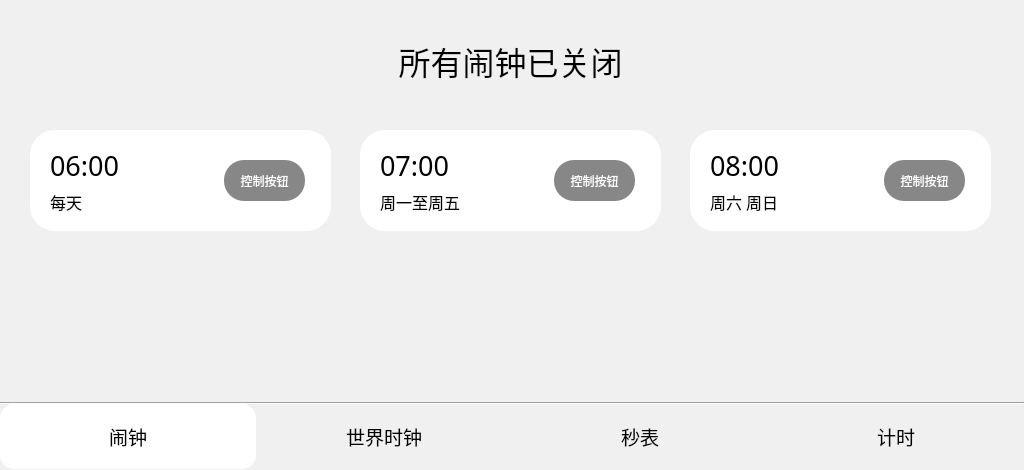
<?xml version="1.0" encoding="UTF-8"?>
<ui version="4.0">
 <class>Clock</class>
 <widget class="QWidget" name="Clock">
  <property name="geometry">
   <rect>
    <x>0</x>
    <y>0</y>
    <width>1024</width>
    <height>470</height>
   </rect>
  </property>
  <property name="minimumSize">
   <size>
    <width>1024</width>
    <height>470</height>
   </size>
  </property>
  <property name="maximumSize">
   <size>
    <width>1024</width>
    <height>470</height>
   </size>
  </property>
  <property name="windowTitle">
   <string>Form</string>
  </property>
  <property name="styleSheet">
   <string notr="true">background-color: rgb(240, 240, 240);</string>
  </property>
  <widget class="QWidget" name="backgroundWidget" native="true">
   <property name="geometry">
    <rect>
     <x>0</x>
     <y>0</y>
     <width>1024</width>
     <height>470</height>
    </rect>
   </property>
   <property name="minimumSize">
    <size>
     <width>1024</width>
     <height>470</height>
    </size>
   </property>
   <property name="maximumSize">
    <size>
     <width>1024</width>
     <height>470</height>
    </size>
   </property>
   <property name="styleSheet">
    <string notr="true">background-color: rgb(240, 240, 240);</string>
   </property>
   <widget class="QStackedWidget" name="clockStackedWidget">
    <property name="geometry">
     <rect>
      <x>0</x>
      <y>0</y>
      <width>1024</width>
      <height>400</height>
     </rect>
    </property>
    <property name="minimumSize">
     <size>
      <width>1024</width>
      <height>400</height>
     </size>
    </property>
    <property name="maximumSize">
     <size>
      <width>1024</width>
      <height>400</height>
     </size>
    </property>
    <property name="styleSheet">
     <string notr="true">background-color: transparent;

</string>
    </property>
    <widget class="QWidget" name="alarmPage">
     <widget class="QLabel" name="currentEnableAlarmLabel">
      <property name="geometry">
       <rect>
        <x>380</x>
        <y>40</y>
        <width>261</width>
        <height>41</height>
       </rect>
      </property>
      <property name="font">
       <font>
        <family>MiSans</family>
        <pointsize>24</pointsize>
       </font>
      </property>
      <property name="text">
       <string>所有闹钟已关闭</string>
      </property>
      <property name="alignment">
       <set>Qt::AlignCenter</set>
      </property>
     </widget>
     <widget class="QWidget" name="undefineWidget1" native="true">
      <property name="geometry">
       <rect>
        <x>30</x>
        <y>130</y>
        <width>301</width>
        <height>101</height>
       </rect>
      </property>
      <property name="styleSheet">
       <string notr="true">background-color: rgb(255, 255, 255);
border: none;
border-radius: 25px;</string>
      </property>
      <widget class="QLabel" name="alarmTimeLabel1">
       <property name="geometry">
        <rect>
         <x>20</x>
         <y>20</y>
         <width>91</width>
         <height>31</height>
        </rect>
       </property>
       <property name="font">
        <font>
         <family>MiSans</family>
         <pointsize>20</pointsize>
        </font>
       </property>
       <property name="text">
        <string>06:00</string>
       </property>
      </widget>
      <widget class="QLabel" name="alarmDayLabel1">
       <property name="geometry">
        <rect>
         <x>20</x>
         <y>61</y>
         <width>111</width>
         <height>21</height>
        </rect>
       </property>
       <property name="font">
        <font>
         <family>MiSans</family>
         <pointsize>12</pointsize>
        </font>
       </property>
       <property name="text">
        <string>每天</string>
       </property>
      </widget>
      <widget class="QPushButton" name="alarmPushButton1">
       <property name="geometry">
        <rect>
         <x>194</x>
         <y>30</y>
         <width>81</width>
         <height>41</height>
        </rect>
       </property>
       <property name="font">
        <font>
         <family>MiSans</family>
        </font>
       </property>
       <property name="styleSheet">
        <string notr="true">background-color: rgb(135, 135, 135);
border: none;
color: white;
border-radius: 20px;</string>
       </property>
       <property name="text">
        <string>控制按钮</string>
       </property>
      </widget>
     </widget>
     <widget class="QWidget" name="undefineWidget2" native="true">
      <property name="geometry">
       <rect>
        <x>360</x>
        <y>130</y>
        <width>301</width>
        <height>101</height>
       </rect>
      </property>
      <property name="styleSheet">
       <string notr="true">background-color: rgb(255, 255, 255);
border: none;
border-radius: 25px;</string>
      </property>
      <widget class="QLabel" name="alarmTimeLabel2">
       <property name="geometry">
        <rect>
         <x>20</x>
         <y>20</y>
         <width>91</width>
         <height>31</height>
        </rect>
       </property>
       <property name="font">
        <font>
         <family>MiSans</family>
         <pointsize>20</pointsize>
        </font>
       </property>
       <property name="text">
        <string>07:00</string>
       </property>
      </widget>
      <widget class="QLabel" name="alarmDayLabel2">
       <property name="geometry">
        <rect>
         <x>20</x>
         <y>61</y>
         <width>111</width>
         <height>21</height>
        </rect>
       </property>
       <property name="font">
        <font>
         <family>MiSans</family>
         <pointsize>12</pointsize>
        </font>
       </property>
       <property name="text">
        <string>周一至周五</string>
       </property>
      </widget>
      <widget class="QPushButton" name="alarmPushButton2">
       <property name="geometry">
        <rect>
         <x>194</x>
         <y>30</y>
         <width>81</width>
         <height>41</height>
        </rect>
       </property>
       <property name="font">
        <font>
         <family>MiSans</family>
        </font>
       </property>
       <property name="styleSheet">
        <string notr="true">background-color: rgb(135, 135, 135);
border: none;
color: white;
border-radius: 20px;</string>
       </property>
       <property name="text">
        <string>控制按钮</string>
       </property>
      </widget>
     </widget>
     <widget class="QWidget" name="undefineWidget3" native="true">
      <property name="geometry">
       <rect>
        <x>690</x>
        <y>130</y>
        <width>301</width>
        <height>101</height>
       </rect>
      </property>
      <property name="styleSheet">
       <string notr="true">background-color: rgb(255, 255, 255);
border: none;
border-radius: 25px;</string>
      </property>
      <widget class="QLabel" name="alarmTimeLabel3">
       <property name="geometry">
        <rect>
         <x>20</x>
         <y>20</y>
         <width>91</width>
         <height>31</height>
        </rect>
       </property>
       <property name="font">
        <font>
         <family>MiSans</family>
         <pointsize>20</pointsize>
        </font>
       </property>
       <property name="text">
        <string>08:00</string>
       </property>
      </widget>
      <widget class="QLabel" name="alarmDayLabel3">
       <property name="geometry">
        <rect>
         <x>20</x>
         <y>61</y>
         <width>121</width>
         <height>21</height>
        </rect>
       </property>
       <property name="font">
        <font>
         <family>MiSans</family>
         <pointsize>12</pointsize>
        </font>
       </property>
       <property name="text">
        <string>周六 周日</string>
       </property>
      </widget>
      <widget class="QPushButton" name="alarmPushButton3">
       <property name="geometry">
        <rect>
         <x>194</x>
         <y>30</y>
         <width>81</width>
         <height>41</height>
        </rect>
       </property>
       <property name="font">
        <font>
         <family>MiSans</family>
        </font>
       </property>
       <property name="styleSheet">
        <string notr="true">background-color: rgb(135, 135, 135);
border: none;
color: white;
border-radius: 20px;</string>
       </property>
       <property name="text">
        <string>控制按钮</string>
       </property>
      </widget>
     </widget>
    </widget>
    <widget class="QWidget" name="clockPage">
     <widget class="QPushButton" name="updateTimePushButton">
      <property name="geometry">
       <rect>
        <x>360</x>
        <y>300</y>
        <width>301</width>
        <height>81</height>
       </rect>
      </property>
      <property name="font">
       <font>
        <family>MiSans</family>
        <pointsize>18</pointsize>
       </font>
      </property>
      <property name="focusPolicy">
       <enum>Qt::NoFocus</enum>
      </property>
      <property name="styleSheet">
       <string notr="true">QPushButton#updateTimePushButton {
	border: none;
	background-color: white;
	border-radius: 20px;
}

QPushButton#updateTimePushButton:pressed {
	border: none;
	background-color: rgb(194, 194, 194);
	border-radius: 20px;
}</string>
      </property>
      <property name="text">
       <string>立即更新当前时间</string>
      </property>
      <property name="icon">
       <iconset resource="../icons.qrc">
        <normaloff>:/Icons/clock/Icons/refreshTime.png</normaloff>:/Icons/clock/Icons/refreshTime.png</iconset>
      </property>
      <property name="iconSize">
       <size>
        <width>30</width>
        <height>30</height>
       </size>
      </property>
     </widget>
    </widget>
    <widget class="QWidget" name="stopWatchPage">
     <widget class="QLabel" name="timeLabel1">
      <property name="geometry">
       <rect>
        <x>349</x>
        <y>21</y>
        <width>221</width>
        <height>64</height>
       </rect>
      </property>
      <property name="font">
       <font>
        <family>MiSans</family>
        <pointsize>36</pointsize>
       </font>
      </property>
      <property name="styleSheet">
       <string notr="true">QLabel#timeLabel1{
	background-color: transparent;
}</string>
      </property>
      <property name="text">
       <string>00:00:00</string>
      </property>
      <property name="alignment">
       <set>Qt::AlignCenter</set>
      </property>
     </widget>
     <widget class="QPushButton" name="startPushButton">
      <property name="geometry">
       <rect>
        <x>420</x>
        <y>300</y>
        <width>181</width>
        <height>81</height>
       </rect>
      </property>
      <property name="font">
       <font>
        <family>MiSans</family>
        <pointsize>14</pointsize>
       </font>
      </property>
      <property name="focusPolicy">
       <enum>Qt::NoFocus</enum>
      </property>
      <property name="styleSheet">
       <string notr="true">QPushButton#startPushButton {
	border: none;
	background-color: white;
	border-radius: 20px;
}

QPushButton#startPushButton:pressed {
	border: none;
	background-color: rgb(194, 194, 194);
	border-radius: 20px;
}</string>
      </property>
      <property name="text">
       <string/>
      </property>
      <property name="icon">
       <iconset resource="../icons.qrc">
        <normaloff>:/Icons/clock/Icons/start.png</normaloff>:/Icons/clock/Icons/start.png</iconset>
      </property>
      <property name="iconSize">
       <size>
        <width>60</width>
        <height>60</height>
       </size>
      </property>
     </widget>
     <widget class="QPushButton" name="controlPushButton1">
      <property name="geometry">
       <rect>
        <x>390</x>
        <y>300</y>
        <width>80</width>
        <height>80</height>
       </rect>
      </property>
      <property name="font">
       <font>
        <family>MiSans</family>
        <pointsize>14</pointsize>
       </font>
      </property>
      <property name="focusPolicy">
       <enum>Qt::NoFocus</enum>
      </property>
      <property name="styleSheet">
       <string notr="true">QPushButton#controlPushButton1 {
	border: none;
	background-color: white;
	border-radius: 40px;
}

QPushButton#controlPushButton1:pressed {
	border: none;
	background-color: rgb(194, 194, 194);
	border-radius: 40px;
}</string>
      </property>
      <property name="text">
       <string/>
      </property>
      <property name="icon">
       <iconset>
        <normaloff>../Icons/flags.png</normaloff>../Icons/flags.png</iconset>
      </property>
      <property name="iconSize">
       <size>
        <width>60</width>
        <height>60</height>
       </size>
      </property>
     </widget>
     <widget class="QPushButton" name="controlPushButton2">
      <property name="geometry">
       <rect>
        <x>540</x>
        <y>300</y>
        <width>80</width>
        <height>80</height>
       </rect>
      </property>
      <property name="font">
       <font>
        <family>MiSans</family>
        <pointsize>14</pointsize>
       </font>
      </property>
      <property name="focusPolicy">
       <enum>Qt::NoFocus</enum>
      </property>
      <property name="styleSheet">
       <string notr="true">QPushButton#controlPushButton2 {
	border: none;
	background-color: white;
	border-radius: 40px;
}

QPushButton#controlPushButton2:pressed {
	border: none;
	background-color: rgb(194, 194, 194);
	border-radius: 40px;
}

</string>
      </property>
      <property name="text">
       <string/>
      </property>
      <property name="icon">
       <iconset>
        <normaloff>../Icons/pause.png</normaloff>../Icons/pause.png</iconset>
      </property>
      <property name="iconSize">
       <size>
        <width>60</width>
        <height>60</height>
       </size>
      </property>
     </widget>
     <widget class="QLabel" name="timeLabel3">
      <property name="geometry">
       <rect>
        <x>570</x>
        <y>21</y>
        <width>101</width>
        <height>64</height>
       </rect>
      </property>
      <property name="font">
       <font>
        <family>MiSans</family>
        <pointsize>36</pointsize>
       </font>
      </property>
      <property name="styleSheet">
       <string notr="true">QLabel#timeLabel3{
	background-color: transparent;
}</string>
      </property>
      <property name="text">
       <string>00</string>
      </property>
      <property name="alignment">
       <set>Qt::AlignCenter</set>
      </property>
     </widget>
     <widget class="QLabel" name="timeLabel2">
      <property name="geometry">
       <rect>
        <x>565</x>
        <y>21</y>
        <width>16</width>
        <height>64</height>
       </rect>
      </property>
      <property name="font">
       <font>
        <family>MiSans</family>
        <pointsize>36</pointsize>
       </font>
      </property>
      <property name="styleSheet">
       <string notr="true">QLabel#timeLabel2{
	background-color: transparent;
}</string>
      </property>
      <property name="text">
       <string>.</string>
      </property>
      <property name="alignment">
       <set>Qt::AlignCenter</set>
      </property>
     </widget>
     <widget class="QTextBrowser" name="timeKeeperTextBrowser">
      <property name="geometry">
       <rect>
        <x>170</x>
        <y>90</y>
        <width>691</width>
        <height>191</height>
       </rect>
      </property>
      <property name="font">
       <font>
        <family>MiSans</family>
        <pointsize>20</pointsize>
       </font>
      </property>
      <property name="focusPolicy">
       <enum>Qt::NoFocus</enum>
      </property>
      <property name="styleSheet">
       <string notr="true">QTextBrowser#timeKeeperTextBrowser {
	background-color: transparent;
	border: none;
}</string>
      </property>
      <property name="verticalScrollBarPolicy">
       <enum>Qt::ScrollBarAlwaysOff</enum>
      </property>
      <property name="horizontalScrollBarPolicy">
       <enum>Qt::ScrollBarAlwaysOff</enum>
      </property>
      <property name="html">
       <string>&lt;!DOCTYPE HTML PUBLIC &quot;-//W3C//DTD HTML 4.0//EN&quot; &quot;http://www.w3.org/TR/REC-html40/strict.dtd&quot;&gt;
&lt;html&gt;&lt;head&gt;&lt;meta name=&quot;qrichtext&quot; content=&quot;1&quot; /&gt;&lt;style type=&quot;text/css&quot;&gt;
p, li { white-space: pre-wrap; }
&lt;/style&gt;&lt;/head&gt;&lt;body style=&quot; font-family:'MiSans'; font-size:20pt; font-weight:400; font-style:normal;&quot;&gt;
&lt;p style=&quot; margin-top:0px; margin-bottom:0px; margin-left:0px; margin-right:0px; -qt-block-indent:0; text-indent:0px;&quot;&gt;01                                                              00:00:00.99&lt;/p&gt;&lt;/body&gt;&lt;/html&gt;</string>
      </property>
      <property name="textInteractionFlags">
       <set>Qt::NoTextInteraction</set>
      </property>
     </widget>
     <zorder>timeLabel1</zorder>
     <zorder>timeLabel3</zorder>
     <zorder>startPushButton</zorder>
     <zorder>controlPushButton1</zorder>
     <zorder>controlPushButton2</zorder>
     <zorder>timeLabel2</zorder>
     <zorder>timeKeeperTextBrowser</zorder>
    </widget>
    <widget class="QWidget" name="sandClockPage">
     <widget class="QLabel" name="undefineLabel1">
      <property name="geometry">
       <rect>
        <x>350</x>
        <y>20</y>
        <width>71</width>
        <height>131</height>
       </rect>
      </property>
      <property name="font">
       <font>
        <family>MiSans</family>
        <pointsize>72</pointsize>
       </font>
      </property>
      <property name="text">
       <string>:</string>
      </property>
      <property name="alignment">
       <set>Qt::AlignCenter</set>
      </property>
     </widget>
     <widget class="QLabel" name="undefineLabel2">
      <property name="geometry">
       <rect>
        <x>600</x>
        <y>20</y>
        <width>71</width>
        <height>131</height>
       </rect>
      </property>
      <property name="font">
       <font>
        <family>MiSans</family>
        <pointsize>72</pointsize>
       </font>
      </property>
      <property name="text">
       <string>:</string>
      </property>
      <property name="alignment">
       <set>Qt::AlignCenter</set>
      </property>
     </widget>
     <widget class="QPushButton" name="timeSetPushButton1">
      <property name="geometry">
       <rect>
        <x>50</x>
        <y>180</y>
        <width>161</width>
        <height>71</height>
       </rect>
      </property>
      <property name="font">
       <font>
        <family>MiSans</family>
        <pointsize>18</pointsize>
       </font>
      </property>
      <property name="focusPolicy">
       <enum>Qt::NoFocus</enum>
      </property>
      <property name="styleSheet">
       <string notr="true">QPushButton#timeSetPushButton1 {
	border-radius: 20px;
	border: none;
	background-color: white;
}

QPushButton#timeSetPushButton1:pressed {
	border-radius: 20px;
	border: none;
	background-color: rgb(194, 194, 194);
}</string>
      </property>
      <property name="text">
       <string>00:05:00</string>
      </property>
     </widget>
     <widget class="QPushButton" name="timeSetPushButton2">
      <property name="geometry">
       <rect>
        <x>240</x>
        <y>180</y>
        <width>161</width>
        <height>71</height>
       </rect>
      </property>
      <property name="font">
       <font>
        <family>MiSans</family>
        <pointsize>18</pointsize>
       </font>
      </property>
      <property name="focusPolicy">
       <enum>Qt::NoFocus</enum>
      </property>
      <property name="styleSheet">
       <string notr="true">QPushButton#timeSetPushButton2 {
	border-radius: 20px;
	border: none;
	background-color: white;
}

QPushButton#timeSetPushButton2:pressed {
	border-radius: 20px;
	border: none;
	background-color: rgb(194, 194, 194);
}</string>
      </property>
      <property name="text">
       <string>00:10:00</string>
      </property>
     </widget>
     <widget class="QPushButton" name="timeSetPushButton3">
      <property name="geometry">
       <rect>
        <x>430</x>
        <y>180</y>
        <width>161</width>
        <height>71</height>
       </rect>
      </property>
      <property name="font">
       <font>
        <family>MiSans</family>
        <pointsize>18</pointsize>
       </font>
      </property>
      <property name="focusPolicy">
       <enum>Qt::NoFocus</enum>
      </property>
      <property name="styleSheet">
       <string notr="true">QPushButton#timeSetPushButton3 {
	border-radius: 20px;
	border: none;
	background-color: white;
}

QPushButton#timeSetPushButton3:pressed {
	border-radius: 20px;
	border: none;
	background-color: rgb(194, 194, 194);
}</string>
      </property>
      <property name="text">
       <string>00:30:00</string>
      </property>
     </widget>
     <widget class="QPushButton" name="timeSetPushButton4">
      <property name="geometry">
       <rect>
        <x>620</x>
        <y>180</y>
        <width>161</width>
        <height>71</height>
       </rect>
      </property>
      <property name="font">
       <font>
        <family>MiSans</family>
        <pointsize>18</pointsize>
       </font>
      </property>
      <property name="focusPolicy">
       <enum>Qt::NoFocus</enum>
      </property>
      <property name="styleSheet">
       <string notr="true">QPushButton#timeSetPushButton4 {
	border-radius: 20px;
	border: none;
	background-color: white;
}

QPushButton#timeSetPushButton4:pressed {
	border-radius: 20px;
	border: none;
	background-color: rgb(194, 194, 194);
}</string>
      </property>
      <property name="text">
       <string>01:00:00</string>
      </property>
     </widget>
     <widget class="QPushButton" name="timeSetPushButton5">
      <property name="geometry">
       <rect>
        <x>810</x>
        <y>180</y>
        <width>161</width>
        <height>71</height>
       </rect>
      </property>
      <property name="font">
       <font>
        <family>MiSans</family>
        <pointsize>18</pointsize>
       </font>
      </property>
      <property name="focusPolicy">
       <enum>Qt::NoFocus</enum>
      </property>
      <property name="styleSheet">
       <string notr="true">QPushButton#timeSetPushButton5 {
	border-radius: 20px;
	border: none;
	background-color: white;
}

QPushButton#timeSetPushButton5:pressed {
	border-radius: 20px;
	border: none;
	background-color: rgb(194, 194, 194);
}</string>
      </property>
      <property name="text">
       <string>03:00:00</string>
      </property>
     </widget>
     <widget class="QLineEdit" name="hoursSetLineEdit">
      <property name="geometry">
       <rect>
        <x>180</x>
        <y>30</y>
        <width>161</width>
        <height>131</height>
       </rect>
      </property>
      <property name="font">
       <font>
        <family>MiSans</family>
        <pointsize>72</pointsize>
       </font>
      </property>
      <property name="mouseTracking">
       <bool>false</bool>
      </property>
      <property name="focusPolicy">
       <enum>Qt::ClickFocus</enum>
      </property>
      <property name="styleSheet">
       <string notr="true">QLineEdit#hoursSetLineEdit {
	border: none;
}</string>
      </property>
      <property name="text">
       <string>00</string>
      </property>
      <property name="alignment">
       <set>Qt::AlignCenter</set>
      </property>
     </widget>
     <widget class="QLineEdit" name="minutesSetLineEdit">
      <property name="geometry">
       <rect>
        <x>430</x>
        <y>30</y>
        <width>161</width>
        <height>131</height>
       </rect>
      </property>
      <property name="font">
       <font>
        <family>MiSans</family>
        <pointsize>72</pointsize>
       </font>
      </property>
      <property name="mouseTracking">
       <bool>false</bool>
      </property>
      <property name="focusPolicy">
       <enum>Qt::ClickFocus</enum>
      </property>
      <property name="styleSheet">
       <string notr="true">QLineEdit#minutesSetLineEdit {
	border: none;
}</string>
      </property>
      <property name="text">
       <string>00</string>
      </property>
      <property name="alignment">
       <set>Qt::AlignCenter</set>
      </property>
     </widget>
     <widget class="QLineEdit" name="secondsSetLineEdit">
      <property name="geometry">
       <rect>
        <x>680</x>
        <y>30</y>
        <width>161</width>
        <height>131</height>
       </rect>
      </property>
      <property name="font">
       <font>
        <family>MiSans</family>
        <pointsize>72</pointsize>
       </font>
      </property>
      <property name="mouseTracking">
       <bool>false</bool>
      </property>
      <property name="focusPolicy">
       <enum>Qt::ClickFocus</enum>
      </property>
      <property name="styleSheet">
       <string notr="true">QLineEdit#secondsSetLineEdit {
	border: none;
}</string>
      </property>
      <property name="text">
       <string>00</string>
      </property>
      <property name="alignment">
       <set>Qt::AlignCenter</set>
      </property>
     </widget>
     <widget class="QPushButton" name="startSetTimePushButton">
      <property name="geometry">
       <rect>
        <x>420</x>
        <y>300</y>
        <width>181</width>
        <height>81</height>
       </rect>
      </property>
      <property name="font">
       <font>
        <family>MiSans</family>
        <pointsize>14</pointsize>
       </font>
      </property>
      <property name="focusPolicy">
       <enum>Qt::NoFocus</enum>
      </property>
      <property name="styleSheet">
       <string notr="true">QPushButton#startSetTimePushButton {
	border: none;
	background-color: white;
	border-radius: 20px;
}

QPushButton#startSetTimePushButton:pressed {
	border: none;
	background-color: rgb(194, 194, 194);
	border-radius: 20px;
}</string>
      </property>
      <property name="text">
       <string/>
      </property>
      <property name="icon">
       <iconset resource="../icons.qrc">
        <normaloff>:/Icons/clock/Icons/start.png</normaloff>:/Icons/clock/Icons/start.png</iconset>
      </property>
      <property name="iconSize">
       <size>
        <width>60</width>
        <height>60</height>
       </size>
      </property>
     </widget>
    </widget>
    <widget class="QWidget" name="countTimePage">
     <widget class="QWidget" name="circleProgressWidget" native="true">
      <property name="geometry">
       <rect>
        <x>370</x>
        <y>30</y>
        <width>261</width>
        <height>261</height>
       </rect>
      </property>
      <property name="styleSheet">
       <string notr="true">border: none;
background-color: transparent;</string>
      </property>
      <widget class="QLabel" name="countTimeLabel">
       <property name="geometry">
        <rect>
         <x>50</x>
         <y>110</y>
         <width>161</width>
         <height>41</height>
        </rect>
       </property>
       <property name="font">
        <font>
         <family>MiSans</family>
         <pointsize>24</pointsize>
        </font>
       </property>
       <property name="text">
        <string>01:00:00</string>
       </property>
       <property name="alignment">
        <set>Qt::AlignCenter</set>
       </property>
      </widget>
     </widget>
     <widget class="QPushButton" name="controlPushButton4">
      <property name="geometry">
       <rect>
        <x>540</x>
        <y>300</y>
        <width>80</width>
        <height>80</height>
       </rect>
      </property>
      <property name="font">
       <font>
        <family>MiSans</family>
        <pointsize>14</pointsize>
       </font>
      </property>
      <property name="focusPolicy">
       <enum>Qt::NoFocus</enum>
      </property>
      <property name="styleSheet">
       <string notr="true">QPushButton#controlPushButton4 {
	border: none;
	background-color: white;
	border-radius: 40px;
}

QPushButton#controlPushButton4:pressed {
	border: none;
	background-color: rgb(194, 194, 194);
	border-radius: 40px;
}</string>
      </property>
      <property name="text">
       <string/>
      </property>
      <property name="icon">
       <iconset>
        <normaloff>../Icons/pause.png</normaloff>../Icons/pause.png</iconset>
      </property>
      <property name="iconSize">
       <size>
        <width>60</width>
        <height>60</height>
       </size>
      </property>
     </widget>
     <widget class="QPushButton" name="controlPushButton3">
      <property name="geometry">
       <rect>
        <x>390</x>
        <y>300</y>
        <width>80</width>
        <height>80</height>
       </rect>
      </property>
      <property name="font">
       <font>
        <family>MiSans</family>
        <pointsize>14</pointsize>
       </font>
      </property>
      <property name="focusPolicy">
       <enum>Qt::NoFocus</enum>
      </property>
      <property name="styleSheet">
       <string notr="true">QPushButton#controlPushButton3 {
	border: none;
	background-color: white;
	border-radius: 40px;
}

QPushButton#controlPushButton3:pressed {
	border: none;
	background-color: rgb(194, 194, 194);
	border-radius: 40px;
}</string>
      </property>
      <property name="text">
       <string/>
      </property>
      <property name="icon">
       <iconset resource="../icons.qrc">
        <normaloff>:/Icons/clock/Icons/stop.png</normaloff>:/Icons/clock/Icons/stop.png</iconset>
      </property>
      <property name="iconSize">
       <size>
        <width>60</width>
        <height>60</height>
       </size>
      </property>
     </widget>
    </widget>
   </widget>
   <widget class="Line" name="line">
    <property name="geometry">
     <rect>
      <x>0</x>
      <y>395</y>
      <width>1024</width>
      <height>16</height>
     </rect>
    </property>
    <property name="styleSheet">
     <string notr="true"/>
    </property>
    <property name="orientation">
     <enum>Qt::Horizontal</enum>
    </property>
   </widget>
   <widget class="QPushButton" name="sandClockPushButton">
    <property name="geometry">
     <rect>
      <x>768</x>
      <y>404</y>
      <width>256</width>
      <height>65</height>
     </rect>
    </property>
    <property name="font">
     <font>
      <family>MiSans</family>
      <pointsize>14</pointsize>
     </font>
    </property>
    <property name="focusPolicy">
     <enum>Qt::NoFocus</enum>
    </property>
    <property name="styleSheet">
     <string notr="true">QPushButton#sandClockPushButton {
	border: none;
	text-align: centre;
	border-radius: 14px;
}</string>
    </property>
    <property name="text">
     <string>计时</string>
    </property>
    <property name="icon">
     <iconset resource="../icons.qrc">
      <normaloff>:/Icons/clock/Icons/sandClock.png</normaloff>:/Icons/clock/Icons/sandClock.png</iconset>
    </property>
    <property name="iconSize">
     <size>
      <width>25</width>
      <height>25</height>
     </size>
    </property>
   </widget>
   <widget class="QPushButton" name="stopWatchPushButton">
    <property name="geometry">
     <rect>
      <x>512</x>
      <y>404</y>
      <width>256</width>
      <height>65</height>
     </rect>
    </property>
    <property name="font">
     <font>
      <family>MiSans</family>
      <pointsize>14</pointsize>
     </font>
    </property>
    <property name="focusPolicy">
     <enum>Qt::NoFocus</enum>
    </property>
    <property name="styleSheet">
     <string notr="true">QPushButton#stopWatchPushButton {
	border: none;
	text-align: centre;
	border-radius: 14px;
}</string>
    </property>
    <property name="text">
     <string>秒表</string>
    </property>
    <property name="icon">
     <iconset resource="../icons.qrc">
      <normaloff>:/Icons/clock/Icons/stopWatch.png</normaloff>:/Icons/clock/Icons/stopWatch.png</iconset>
    </property>
    <property name="iconSize">
     <size>
      <width>25</width>
      <height>25</height>
     </size>
    </property>
   </widget>
   <widget class="QPushButton" name="clockPushButton">
    <property name="geometry">
     <rect>
      <x>256</x>
      <y>404</y>
      <width>256</width>
      <height>65</height>
     </rect>
    </property>
    <property name="font">
     <font>
      <family>MiSans</family>
      <pointsize>14</pointsize>
     </font>
    </property>
    <property name="focusPolicy">
     <enum>Qt::NoFocus</enum>
    </property>
    <property name="styleSheet">
     <string notr="true">QPushButton#clockPushButton {
	border: none;
	text-align: centre;
	border-radius: 14px;
}</string>
    </property>
    <property name="text">
     <string>世界时钟</string>
    </property>
    <property name="icon">
     <iconset resource="../icons.qrc">
      <normaloff>:/Icons/clock/Icons/clock2.png</normaloff>:/Icons/clock/Icons/clock2.png</iconset>
    </property>
    <property name="iconSize">
     <size>
      <width>28</width>
      <height>28</height>
     </size>
    </property>
   </widget>
   <widget class="QPushButton" name="alarmPushButton">
    <property name="geometry">
     <rect>
      <x>0</x>
      <y>404</y>
      <width>256</width>
      <height>65</height>
     </rect>
    </property>
    <property name="font">
     <font>
      <family>MiSans</family>
      <pointsize>14</pointsize>
     </font>
    </property>
    <property name="focusPolicy">
     <enum>Qt::NoFocus</enum>
    </property>
    <property name="styleSheet">
     <string notr="true">QPushButton#alarmPushButton {
	border: none;
	text-align: centre;
	background-color: white;
	border-radius: 14px;
}</string>
    </property>
    <property name="text">
     <string>闹钟</string>
    </property>
    <property name="icon">
     <iconset resource="../icons.qrc">
      <normaloff>:/Icons/clock/Icons/alarm.png</normaloff>:/Icons/clock/Icons/alarm.png</iconset>
    </property>
    <property name="iconSize">
     <size>
      <width>25</width>
      <height>25</height>
     </size>
    </property>
   </widget>
  </widget>
 </widget>
 <resources>
  <include location="../icons.qrc"/>
 </resources>
 <connections/>
</ui>
